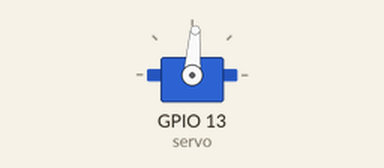
This program was run on a simulated Raspberry Pi (BCM pin numbers). On the bench: servo. Servo angles are drawn from the pulse width (0.5 ms = 0°, 2.5 ms = 180°).

Above: at 0.05 s.
At 4.5 s:
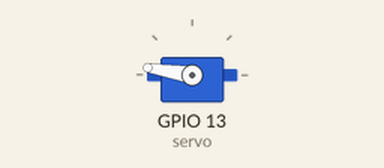
At 9.0 s:
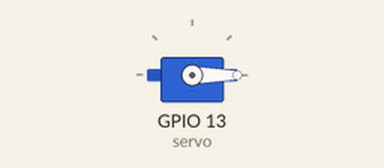
Timing chart, 0 to 11.7 s (numbered marks = the images above):
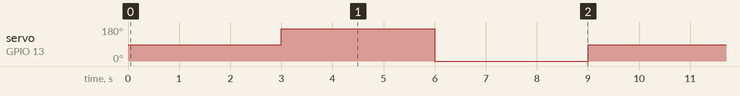

The program:

servo2.py
```python
from gpiozero import AngularServo
import time

servo = AngularServo(13, min_pulse_width = 0.5/1000, min_angle = -90, \
                     max_pulse_width = 2.4/1000, max_angle = 90, \
                     frame_width = 20.0/1000)

try:
    while True:
        servo.angle = 0.0
        time.sleep(3)

        servo.angle = 90.0
        time.sleep(3)

        servo.angle = -90.0
        time.sleep(3)
except KeyboardInterrupt:
    pass

servo.angle = 0.0
time.sleep(3)

servo.close()
```

Measured:
- by itself, servo on GPIO 13 (servo): repeats every 9.0 s: 0° 3.0 s, 86° 3.0 s, 171° 3.0 s
